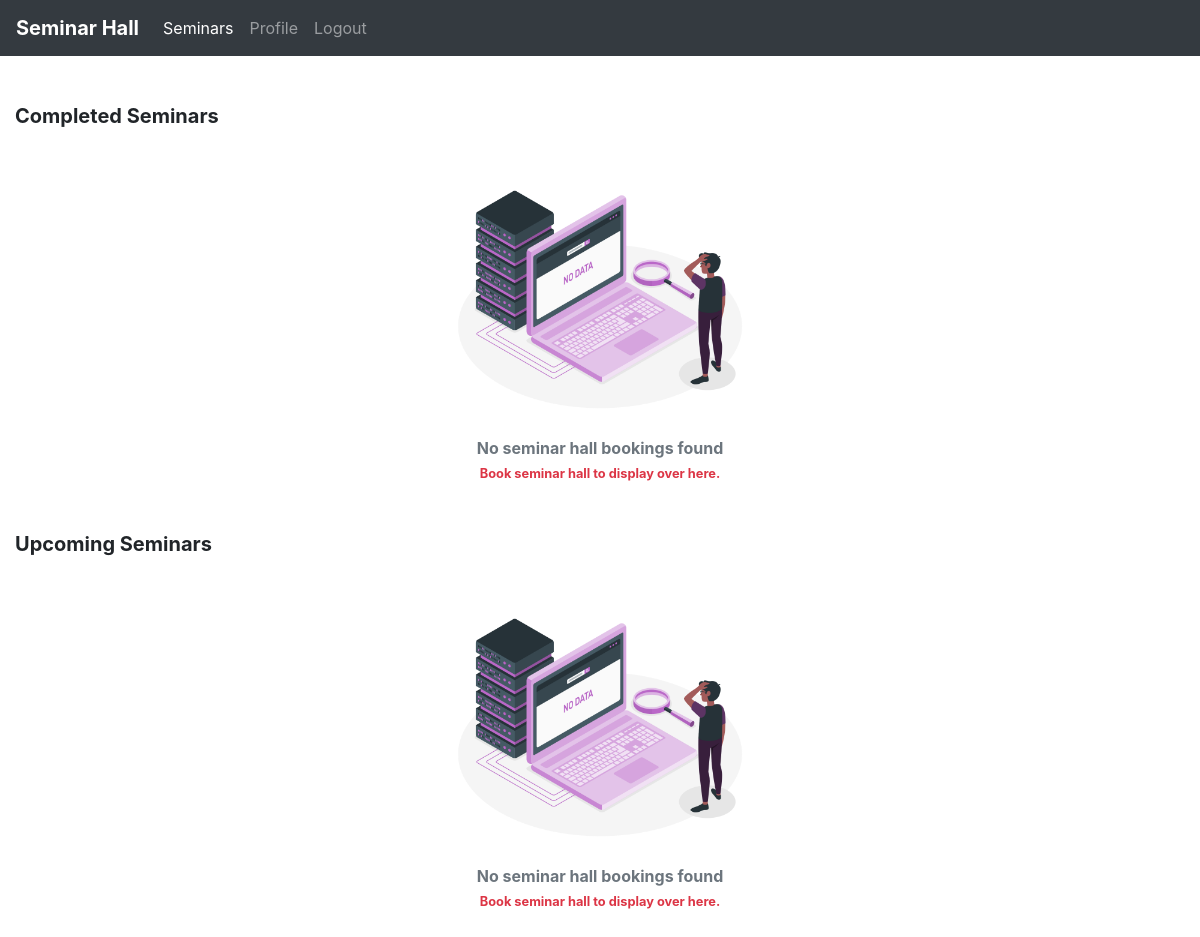
Page /students/students_home.php on the earlier database version.
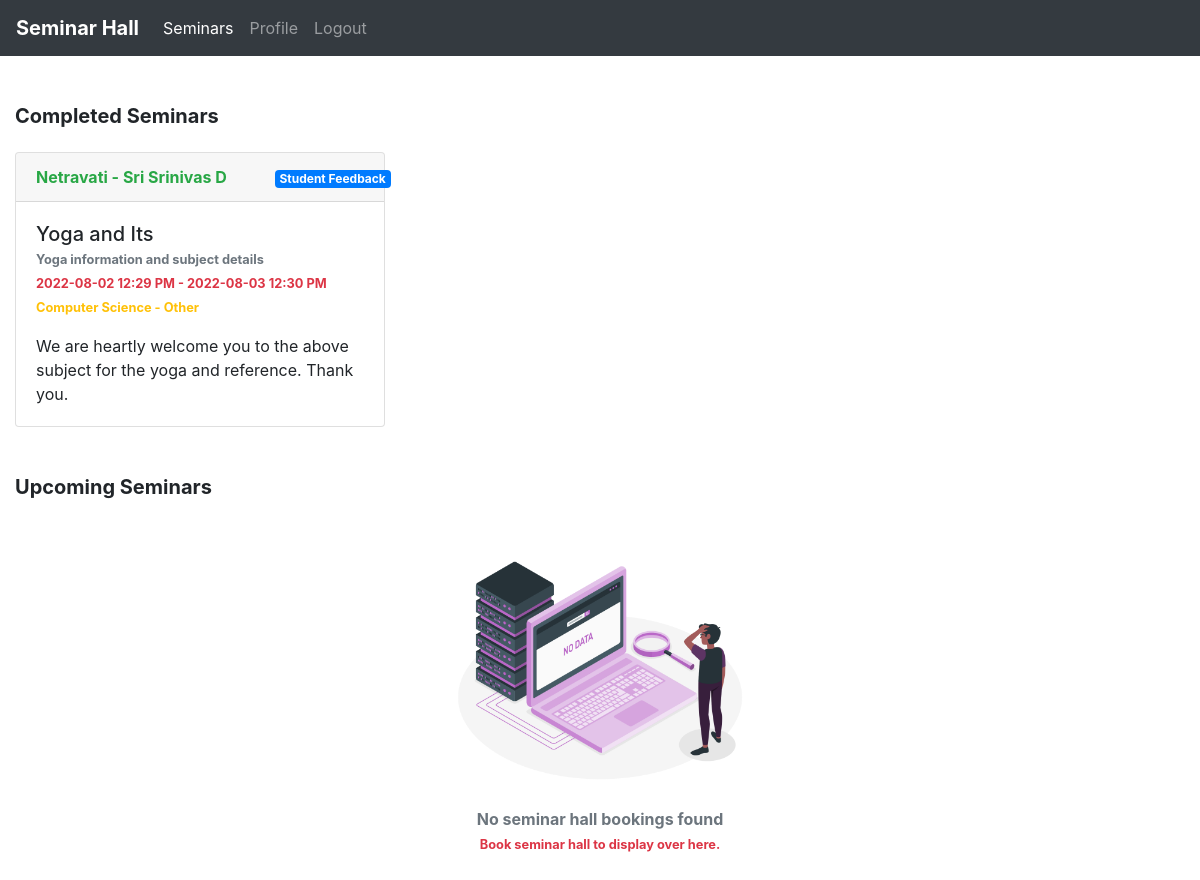
Same page on the later database version.
### tables this page shows
CREATE TABLE IF NOT EXISTS `bookings` (
  `id` int(11) NOT NULL AUTO_INCREMENT,
  `deptId` int(11) NOT NULL,
  `seminar_hall_id` int(11) NOT NULL,
  `title` varchar(100) NOT NULL,
  `subTitle` varchar(100) NOT NULL,
  `organizerName` varchar(100) NOT NULL,
  `from_date` datetime NOT NULL,
  `to_date` datetime NOT NULL,
  `guests` text,
  `description` text NOT NULL,
  `status` varchar(30) NOT NULL DEFAULT 'Pending',
  `images` text,
  `cancellation_reason` text,
  `accessories` text,
  `event_type` varchar(100) NOT NULL,
  PRIMARY KEY (`id`)
);

CREATE TABLE IF NOT EXISTS `seminar_halls` (
  `id` int(11) NOT NULL AUTO_INCREMENT,
  `hall_name` varchar(100) NOT NULL,
  `hall_description` text NOT NULL,
  PRIMARY KEY (`id`)
);

CREATE TABLE IF NOT EXISTS `departments` (
  `id` int(11) NOT NULL AUTO_INCREMENT,
  `deptId` int(11) NOT NULL,
  `department_name` varchar(100) NOT NULL,
  PRIMARY KEY (`deptId`) USING BTREE,
  UNIQUE KEY `id` (`id`)
);

### students/students_home.php (the view, shortened to what this page needs)
<?php
include('../db/dbcon.php');
include('./students_header.php');
$todayDate = Date('Y-m-d');
$result = mysqli_query($con, "SELECT * FROM `bookings` b, `departments` d, `seminar_halls` s
          WHERE b.deptId = d.deptId and b.seminar_hall_id = s.id and b.from_date >= '$todayDate'") or die(mysqli_error($con));
$count = mysqli_num_rows($result);
$completed_result = mysqli_query($con, "SELECT * FROM `bookings` b, `departments` d, `seminar_halls` s
          WHERE b.deptId = d.deptId and b.seminar_hall_id = s.id and b.from_date <= '$todayDate'") or die(mysqli_error($con));
$completed_count = mysqli_num_rows($completed_result);
?>
<!DOCTYPE html>
<html lang="en">
<head>
</head>
<body>
    <div class="container-fluid">
        <div class="mt-5 mb-5" id="upcoming_seminars">
            <h5 class="font-weight-bold text-black">Completed Seminars</h5>
            <?php
            if ($completed_count === 0) {
            ?>
                <div class="text-center">
                    <img src="../images/no-data.png" alt="No Data" width="300px">
                    <p class="text-muted font-weight-bold m-0">No seminar hall bookings found</p>
                    <small class="text-danger font-weight-bold">Book seminar hall to display over here.</small>
                </div>
            <?php
            } else {
            ?>
                <div class="row">
                    <?php
                    while ($row = mysqli_fetch_array($completed_result)) {
                    ?>
                        <div class="col-md-4 mt-3">
                            <div class="card">
                                <div class="card-header font-weight-bold text-success">
                                    <div class="row">
                                        <div class="col-md-8">
                                            <?php echo $row[19]; ?> <?php echo $row[8] ? '- ' . $row[8] : ''; ?>
                                        </div>
                                        <div class="col-md-4">
                                            <a href="./feedback.php?id=<?php echo $row[0]; ?>" class="badge badge-primary">Student Feedback</a>
                                        </div>
                                    </div>
                                </div>
                                <div class="card-body">
                                    <h5 class="card-title mb-0"><?php echo $row[3]; ?></h5>
                                    <small class="card-subtitle font-weight-bold text-muted"><?php echo $row[4]; ?></small><br>
                                    <small class="card-subtitle font-weight-bold text-danger"><?php echo date_format(date_create($row[6]), "Y-m-d h:i A"); ?> - <?php echo date_format(date_create($row[7]), "Y-m-d h:i A"); ?></small>
                                    <p><small class="card-subtitle font-weight-bold text-warning"><?php echo $row[17]; ?> - <?php echo $row[14]; ?></small></p>
                                    <p class="card-text mt-3"><?php echo $row[9]; ?></p>
                                </div>
                            </div>
                        </div>
                    <?php
                    }
                    ?>
                </div>
            <?php
            }
            ?>
        </div>
        <div class="mt-5 mb-5" id="upcoming_seminars">
            <h5 class="font-weight-bold text-black">Upcoming Seminars</h5>
            <?php
            if ($count === 0) {
            ?>
                <div class="text-center">
                    <img src="../images/no-data.png" alt="No Data" width="300px">
                    <p class="text-muted font-weight-bold m-0">No seminar hall bookings found</p>
                    <small class="text-danger font-weight-bold">Book seminar hall to display over here.</small>
                </div>
            <?php
            }
            ?>
        </div>
    </div>
</body>
</html>

### students/students_header.php (shortened to what this page needs)
<!DOCTYPE html>
<html lang="en">
<head>
    <link rel="stylesheet" href="../css/bootstrap.min.css">
    <link rel="stylesheet" href="../css/style.css">
</head>
<body>
    <nav class="navbar navbar-expand-lg navbar-dark bg-dark">
        <a class="navbar-brand font-weight-bold" href="#">Seminar Hall</a>
        <div class="collapse navbar-collapse" id="navbarNav">
            <ul class="navbar-nav">
                <li class="nav-item active">
                    <a class="nav-link" href="#">Seminars <span class="sr-only">(current)</span></a>
                </li>
                <li class="nav-item">
                    <a class="nav-link" href="./profile.php">Profile <span class="sr-only">(current)</span></a>
                </li>
                <li class="nav-item">
                    <a class="nav-link" href="./logout.php">Logout <span class="sr-only">(current)</span></a>
                </li>
            </ul>
        </div>
    </nav>
</body>
</html>

Differences in the rows shown:
added bookings: seminar_hall.hall_name "Netravati", guests "Sri Srinivas D", title "Yoga and Its", subTitle "Yoga information and subject details", from_date "2022-08-02 12:29 PM", to_date "2022-08-03 12:30 PM", deptId.department_name "Computer Science", event_type "Other", description "We are heartly welcome you to the above subject for the yoga and reference. Thank you."
Other differences:
text no longer shown: "No seminar hall bookings found Book seminar hall to display over here."
